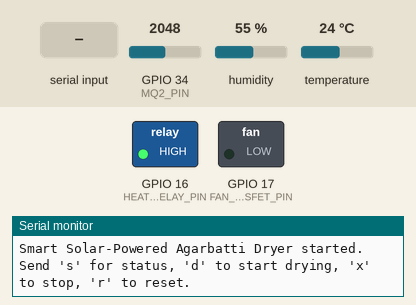
The sketch below on a simulated ESP32. Parts: switched loads named in the sketch (green lamp = pin HIGH), the last lines printed to the serial monitor. The inputs (shaded band) are chosen by the test bench; at power-on: GPIO 34 (MQ2_PIN) = 2048, humidity 55 %, temperature 24 °C (analog values on the 0–4095 scale).

Above: at 1.7 s.
1.8 s: GPIO 34 (MQ2_PIN) set to 1062
3.5 s: GPIO 34 (MQ2_PIN) set to 953
8.0 s: "x" received over Serial
At 8.8 s:
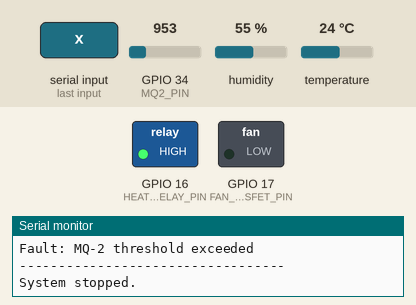
11.5 s: "D" received over Serial
At 12.7 s:
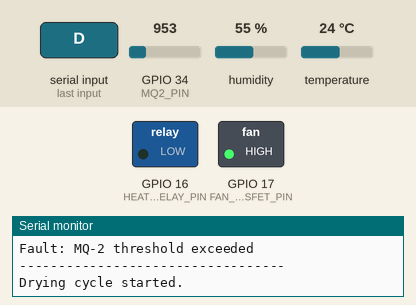
13.0 s: "X" received over Serial
At 13.8 s:
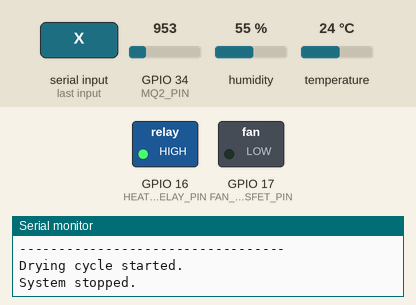
Timing chart, 0 to 16.0 s (numbered marks = the images above; inputs shaded):
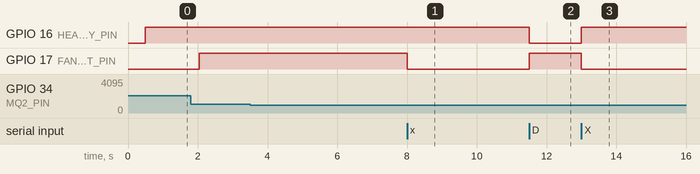

The sketch:

agarbatti_dryer_esp32.ino
```cpp
/*
  Smart Solar-Powered Agarbatti Drying & Packaging System
  Controller: ESP32 Dev Module

  Sensor:
    SHT31 temperature + humidity sensor
    SDA -> GPIO 21
    SCL -> GPIO 22

  Other sensor:
    MQ-2 AO -> GPIO 34

  Actuators:
    Heater relay IN -> GPIO 16
    Fan MOSFET gate -> GPIO 17

  Required libraries:
    Adafruit SHT31
    Adafruit BusIO
*/

#include <Arduino.h>
#include <Wire.h>
#include <Adafruit_SHT31.h>

// ---------------- Pin definitions ----------------
constexpr uint8_t I2C_SDA_PIN = 21;
constexpr uint8_t I2C_SCL_PIN = 22;
constexpr uint8_t MQ2_PIN = 34;
constexpr uint8_t HEATER_RELAY_PIN = 16;
constexpr uint8_t FAN_MOSFET_PIN = 17;

// ---------------- Configuration ----------------
constexpr bool RELAY_ACTIVE_LOW = true;

constexpr float LOWER_TEMP_C = 40.0;
constexpr float UPPER_TEMP_C = 50.0;
constexpr float MAX_SAFE_TEMP_C = 60.0;

constexpr int MQ2_ALARM_THRESHOLD = 1000;

// Bench-test values. Change only after real chamber validation.
constexpr unsigned long DRYING_TIME_MS = 10UL * 60UL * 1000UL;
constexpr unsigned long COOLDOWN_TIME_MS = 2UL * 60UL * 1000UL;

constexpr unsigned long SENSOR_INTERVAL_MS = 2000;
constexpr unsigned long STATUS_INTERVAL_MS = 5000;

// ---------------- Objects ----------------
Adafruit_SHT31 sht31 = Adafruit_SHT31();

// ---------------- State ----------------
enum SystemState {
  IDLE,
  DRYING,
  COOLDOWN,
  FAULT
};

SystemState state = IDLE;
unsigned long stateStartedAt = 0;
unsigned long lastSensorRead = 0;
unsigned long lastStatusPrint = 0;

float humidity = NAN;
float temperatureC = NAN;
int mq2Value = 0;
String faultReason = "None";

// ---------------- Helpers ----------------
void setHeater(bool on) {
  digitalWrite(
    HEATER_RELAY_PIN,
    RELAY_ACTIVE_LOW ? (on ? LOW : HIGH) : (on ? HIGH : LOW)
  );
}

void setFan(bool on) {
  digitalWrite(FAN_MOSFET_PIN, on ? HIGH : LOW);
}

void enterState(SystemState newState, const String &reason = "") {
  state = newState;
  stateStartedAt = millis();

  if (reason.length() > 0) {
    faultReason = reason;
  }

  if (newState == FAULT) {
    setHeater(false);
    setFan(true);
  } else if (newState == IDLE) {
    setHeater(false);
    setFan(false);
  } else if (newState == DRYING) {
    setFan(true);
  } else if (newState == COOLDOWN) {
    setHeater(false);
    setFan(true);
  }
}

bool sensorValuesValid() {
  return !isnan(temperatureC) &&
         !isnan(humidity) &&
         temperatureC > -40.0 &&
         temperatureC < 125.0 &&
         humidity >= 0.0 &&
         humidity <= 100.0;
}

void readSensors() {
  temperatureC = sht31.readTemperature();
  humidity = sht31.readHumidity();
  mq2Value = analogRead(MQ2_PIN);
}

void printStatus() {
  Serial.println(F("\n----- AGARBATTI DRYER STATUS -----"));
  Serial.print(F("State: "));

  switch (state) {
    case IDLE: Serial.println(F("IDLE")); break;
    case DRYING: Serial.println(F("DRYING")); break;
    case COOLDOWN: Serial.println(F("COOLDOWN")); break;
    case FAULT: Serial.println(F("FAULT")); break;
  }

  Serial.print(F("SHT31 temperature: "));
  Serial.print(temperatureC);
  Serial.println(F(" C"));

  Serial.print(F("SHT31 humidity: "));
  Serial.print(humidity);
  Serial.println(F(" %"));

  Serial.print(F("MQ-2 ADC: "));
  Serial.println(mq2Value);

  Serial.print(F("Fault: "));
  Serial.println(faultReason);
  Serial.println(F("----------------------------------"));
}

void safetyCheck() {
  if (!sensorValuesValid()) {
    enterState(FAULT, "SHT31 sensor failure");
    return;
  }

  if (temperatureC >= MAX_SAFE_TEMP_C) {
    enterState(FAULT, "Over-temperature");
    return;
  }

  if (mq2Value >= MQ2_ALARM_THRESHOLD) {
    enterState(FAULT, "MQ-2 threshold exceeded");
    return;
  }
}

void controlDrying() {
  if (temperatureC < LOWER_TEMP_C) {
    setHeater(true);
  } else if (temperatureC >= UPPER_TEMP_C) {
    setHeater(false);
  }

  setFan(true);
}

void setup() {
  Serial.begin(115200);
  delay(500);

  pinMode(HEATER_RELAY_PIN, OUTPUT);
  pinMode(FAN_MOSFET_PIN, OUTPUT);
  pinMode(MQ2_PIN, INPUT);

  setHeater(false);
  setFan(false);

  analogReadResolution(12);

  Wire.begin(I2C_SDA_PIN, I2C_SCL_PIN);

  if (!sht31.begin(0x44)) {
    Serial.println(F("ERROR: SHT31 not found at address 0x44."));
    enterState(FAULT, "SHT31 not detected");
  } else {
    Serial.println(F("SHT31 detected successfully."));
    enterState(IDLE);
  }

  Serial.println(F("Smart Solar-Powered Agarbatti Dryer started."));
  Serial.println(F("Send 's' for status, 'd' to start drying, 'x' to stop, 'r' to reset."));
}

void loop() {
  unsigned long now = millis();

  if (Serial.available()) {
    char command = Serial.read();

    if (command == 's' || command == 'S') {
      printStatus();
    } else if (command == 'd' || command == 'D') {
      if (state != FAULT) {
        faultReason = "None";
        enterState(DRYING);
        Serial.println(F("Drying cycle started."));
      } else {
        Serial.println(F("Reset fault first using 'r'."));
      }
    } else if (command == 'x' || command == 'X') {
      enterState(IDLE);
      Serial.println(F("System stopped."));
    } else if (command == 'r' || command == 'R') {
      faultReason = "None";
      enterState(IDLE);
      Serial.println(F("Fault reset. System is idle."));
    }
  }

  if (now - lastSensorRead >= SENSOR_INTERVAL_MS) {
    lastSensorRead = now;
    readSensors();
    safetyCheck();
  }

  if (state == DRYING) {
    if (now - stateStartedAt >= DRYING_TIME_MS) {
      enterState(COOLDOWN);
      Serial.println(F("Drying complete. Cooldown started."));
    } else if (state != FAULT) {
      controlDrying();
    }
  } else if (state == COOLDOWN) {
    setHeater(false);
    setFan(true);

    if (now - stateStartedAt >= COOLDOWN_TIME_MS) {
      enterState(IDLE);
      Serial.println(F("Cooldown complete. Cycle finished."));
    }
  } else if (state == IDLE) {
    setHeater(false);
    setFan(false);
  } else if (state == FAULT) {
    setHeater(false);
    setFan(true);
  }

  if (now - lastStatusPrint >= STATUS_INTERVAL_MS) {
    lastStatusPrint = now;
    printStatus();
  }
}
```

Measured:
- after the input at 8.0 s, GPIO 17 (FAN_MOSFET_PIN): HIGH → LOW at once
- after the input at 11.5 s, GPIO 16 (HEATER_RELAY_PIN): HIGH → LOW at once; GPIO 17 (FAN_MOSFET_PIN): LOW → HIGH at once
- after the input at 13.0 s, GPIO 16 (HEATER_RELAY_PIN): LOW → HIGH at once; GPIO 17 (FAN_MOSFET_PIN): HIGH → LOW at once
